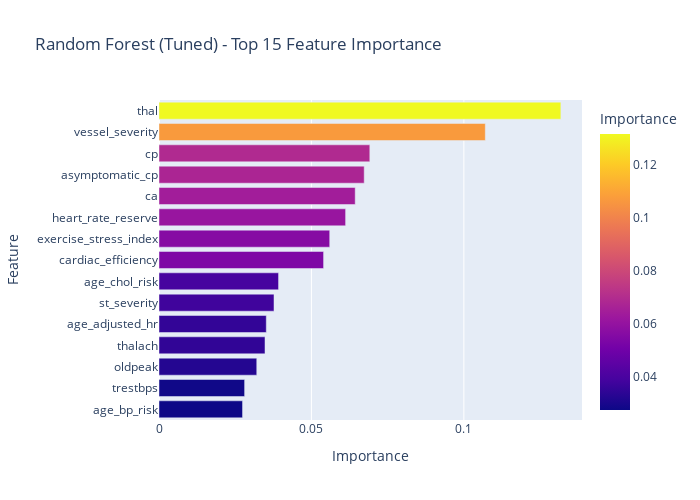

The cell this chart's notebook holds for it:
### Code cell
# Random Forest Feature Importance (with engineered features)
rf_importance = pd.DataFrame({
    'feature': X_train_eng.columns,
    'importance': rf_tuned.feature_importances_
}).sort_values('importance', ascending=True)

fig = px.bar(rf_importance.tail(15), x='importance', y='feature', orientation='h',
             title='Random Forest (Tuned) - Top 15 Feature Importance',
             labels={'importance': 'Importance', 'feature': 'Feature'},
             color='importance', color_continuous_scale='Plasma')
fig.update_layout(height=500, width=700, showlegend=False)
fig.show()

### Figure 1 — Plotly figure (JSON) as saved in the notebook; plotly's stock layout.template omitted (floating-point values rounded to 4 significant figures)
{"data": [{"hovertemplate": "Importance=%{marker.color}<br>Feature=%{y}<extra></extra>", "legendgroup": "", "marker": {"color": [0.0274, 0.02808, 0.03207, 0.03477, 0.03519, 0.03772, 0.03921, 0.05398, 0.056, 0.06121, 0.06436, 0.06731, 0.06915, 0.107, 0.1318], "coloraxis": "coloraxis", "pattern": {"shape": ""}}, "name": "", "orientation": "h", "showlegend": false, "textposition": "auto", "type": "bar", "x": [0.0274, 0.02808, 0.03207, 0.03477, 0.03519, 0.03772, 0.03921, 0.05398, 0.056, 0.06121, 0.06436, 0.06731, 0.06915, 0.107, 0.1318], "xaxis": "x", "y": ["age_bp_risk", "trestbps", "oldpeak", "thalach", "age_adjusted_hr", "st_severity", "age_chol_risk", "cardiac_efficiency", "exercise_stress_index", "heart_rate_reserve", "ca", "asymptomatic_cp", "cp", "vessel_severity", "thal"], "yaxis": "y"}], "layout": {"barmode": "relative", "coloraxis": {"colorbar": {"title": {"text": "Importance"}}, "colorscale": [[0, "#0d0887"], [0.1111, "#46039f"], [0.2222, "#7201a8"], [0.3333, "#9c179e"], [0.4444, "#bd3786"], [0.5556, "#d8576b"], [0.6667, "#ed7953"], [0.7778, "#fb9f3a"], [0.8889, "#fdca26"], [1, "#f0f921"]]}, "height": 500, "legend": {"tracegroupgap": 0}, "showlegend": false, "title": {"text": "Random Forest (Tuned) - Top 15 Feature Importance"}, "width": 700, "xaxis": {"anchor": "y", "domain": [0, 1], "title": {"text": "Importance"}}, "yaxis": {"anchor": "x", "domain": [0, 1], "title": {"text": "Feature"}}}}
